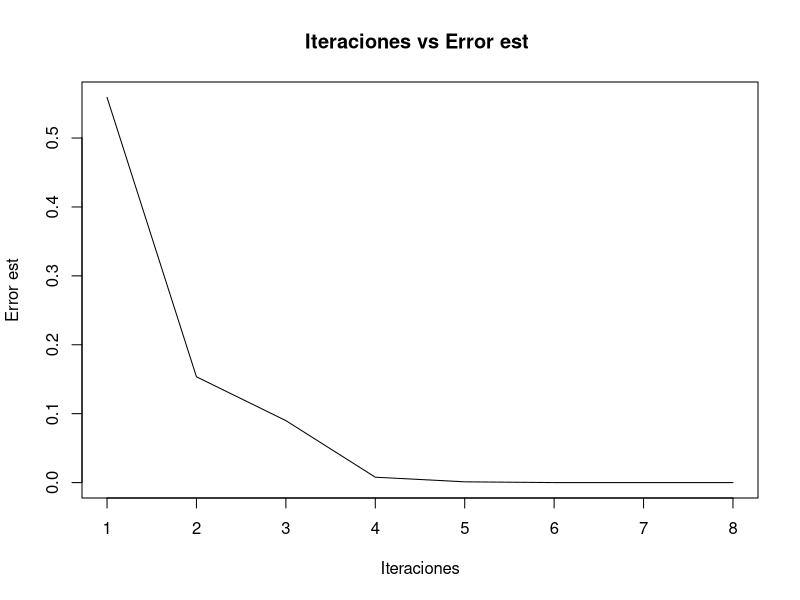

Generate this figure with R:
#Se igualaron las funciones f(x)=g(x), la ecuacion obtenida fue k(x)=f(x)-g(x)
#La complejidad del algoritmo es de O(n)
k <- function(x) log(x+2)-sin(x)
convergencia <- function(f,x0,x1){
  iter <- 1
  cat("-----------------------------\n")
  cat(formatC( c("iteraciones","x","Error est."), width = -15, format = "f", flag = " "), "\n") 
  cat("-----------------------------\n")
  x2 <- (x0-((f(x0)*(x0-x1))/(f(x0)-f(x1))))
  e <- abs(x2-x1)
  x0 <- x1
  x1 <- x2
  datos <- c(e)
  cat(formatC( c(iter,x2,e), digits=8, width = -15, format = "f", flag = " "), "\n") 
  while(e > 1e-8){
    iter <- iter+1
    x2 <- (x0-((f(x0)*(x0-x1))/(f(x0)-f(x1))))
    e <- abs(x2-x1)
    datos <- c(datos,e)
    cat(formatC( c(iter,x2,e), digits=8, width = -15, format = "f", flag = " "), "\n") 
    x0 <- x1
    x1 <- x2
  }
  x <- seq(1, iter, by=1)
  plot(x,datos,
       pch = 19,
       main = "Iteraciones vs Error est ",
       xlab = "Iteraciones",
       ylab = "Error est",
       type = "l")
  cat("Iteraciones: ",iter,"  Resultado:",x2) 
}

convergencia(k,-1.7,-1)
